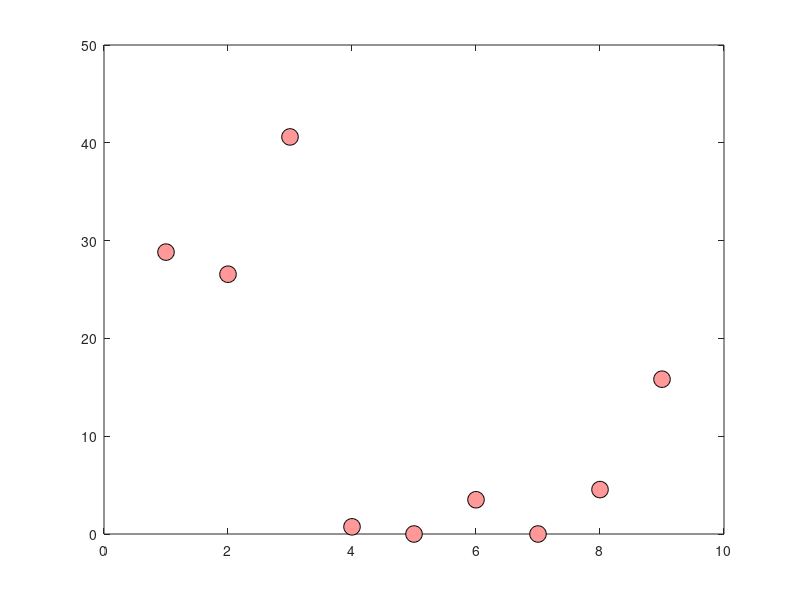

This figure's MATLAB source: (Note: this script raises an error after producing the figure.)
clear;
close all;
%AS3959 firebrand number density Forest FDI100 BAL 12.5.

Firebrand_number_density = [28.82381146	26.56224934	40.60125745	0.73492014	0	3.501684436	0	4.541046731	15.82892004];


plot([Firebrand_number_density],'o','MarkerSize',12,'MarkerEdgeColor','black','MarkerFaceColor',[1 0.6 0.6]);

ax = gca;
ax.XTickLabels = {'House','Roof','Gutter','Sub-floor','Door','Deck','Window','House back','stairs'};
grid on;


box on
xtickangle(45)
xlabel('Location','FontWeight','bold','FontSize',20,...
    'FontName','Calibri');
ylabel('Firebrand number density (pcs.m^{-2})','FontWeight','bold','FontSize',20,...
    'FontName','Calibri');

set(gca,'fontsize',18);

legend('Firebrand number density on strategic locations')
